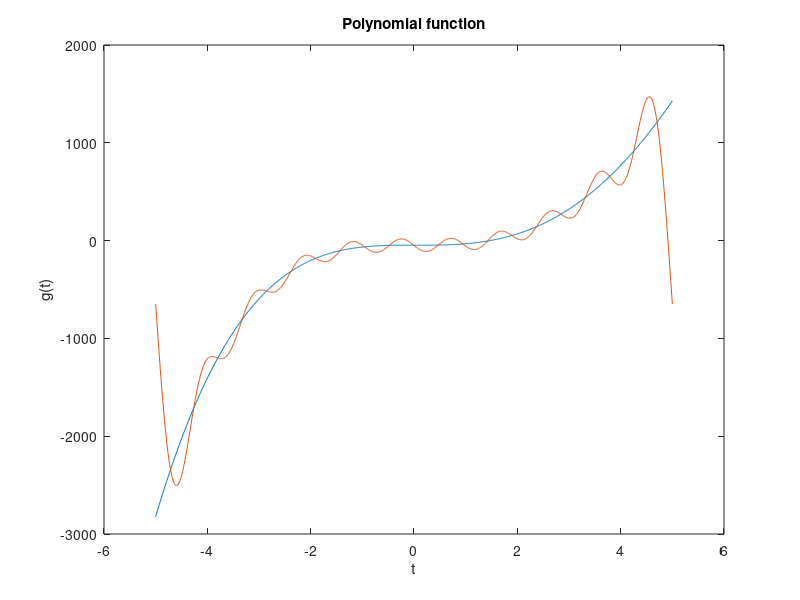

This chart was generated by the following MATLAB code:
L=5;
t=[-5:0.01:5];
g=-t.^4+17*t.^3-t.^2-47;
plot(t,g);
hold on
title('Polynomial function');
xlabel('t');
ylabel('g(t)');


int=[-L:0.01:L];
y=-int.^4+17*int.^3-int.^2-47;
a0=1./L.*trapz(int,y);
sum=0;

%Set different value of m in below
m=10; % 1 or 5 or 10 or 20
for k=1:m
    a(k)=1./L.*trapz(int,y.*cos(pi.*int.*k./L));
    b(k)=1./L.*trapz(int,y.*sin(pi.*int.*k./L));
    sum=sum+a(k).*cos(pi.*int.*k./L)+b(k).*sin(pi.*int.*k./L);
end
sum2=sum+a0/2;
plot(t,sum2);
